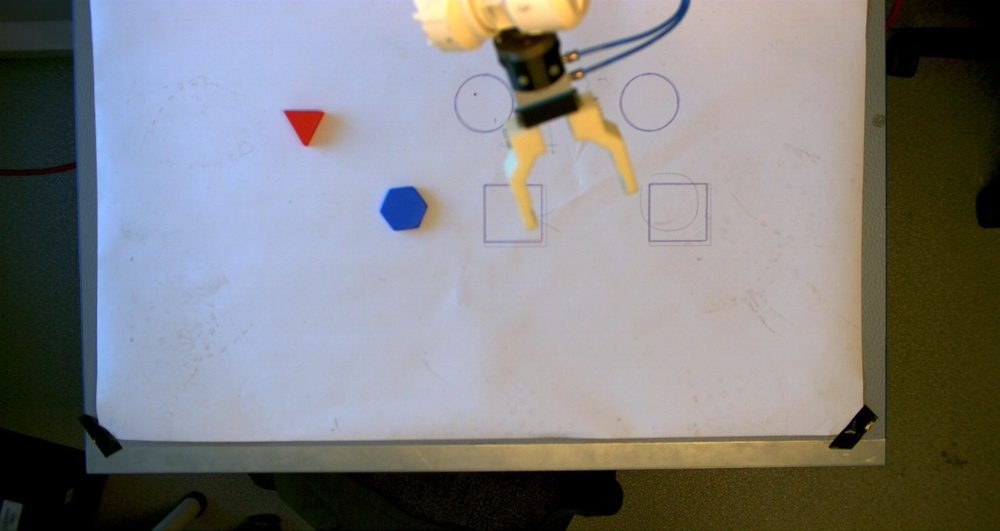
#> input picture ABB_Prosjekt/image1.jpg, 1000 x 531 px, shrunk from 2048 x 1088 before the run
$ python bildeOpenCV.py
#> lines starting #> are read from the running program, lines starting #| are printed output that depends on the picture; after the words box and inside, x2 and y2 are one past the last pixel; in counts of white or black regions, pixels touching at a corner belong together
import cv2
import numpy as np

img = cv2.imread('image1.jpg')
#> img is the input picture: shape (531, 1000, 3); mean B, G, R 127.6, 127.1, 127.3
gray = cv2.cvtColor(img, cv2.COLOR_BGR2GRAY)
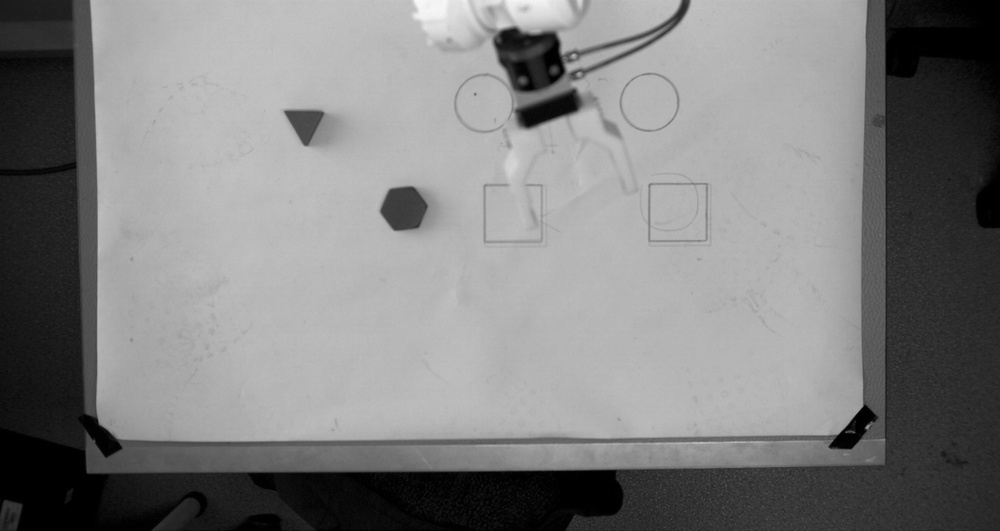
#> gray: shape (531, 1000); min 0, max 249, mean 127.2
ret,thresh = cv2.threshold(gray,150,255,cv2.THRESH_BINARY)
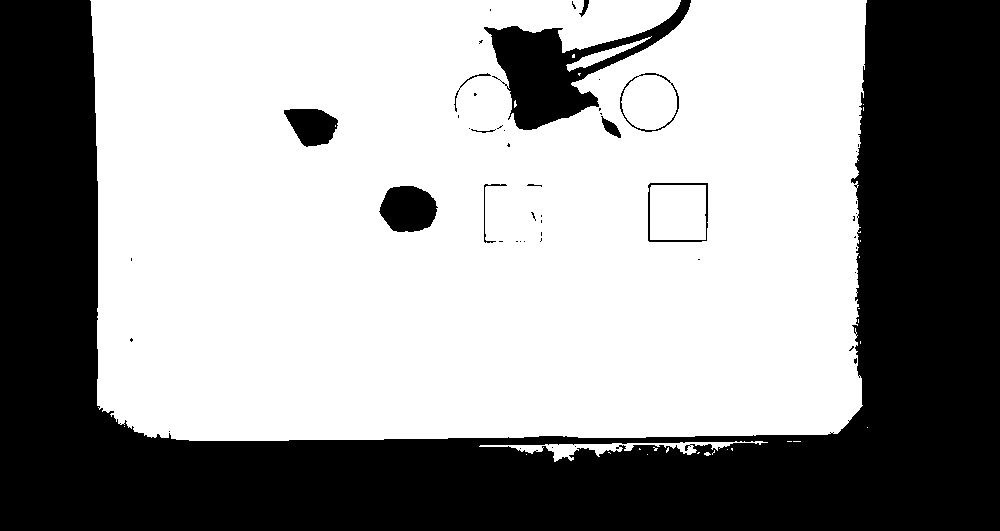
#> thresh: shape (531, 1000); 60.5% white; 50 black regions (38 under 20 px)
contours, hierarchy = cv2.findContours(thresh,cv2.RETR_TREE,cv2.CHAIN_APPROX_NONE)
#> contours = 104 contours, 86 with area under 20; largest, box (x1, y1, x2, y2) and area: (90, 0, 867, 441) 322430, (647, 182, 709, 243) 3628, (650, 185, 706, 240) 2966, (378, 185, 439, 233) 2164, (283, 108, 339, 148) 1506

for i in contours:
    img = cv2.imread('image1.jpg')
    size = cv2.contourArea(i)
#> size = 0
    rect = cv2.minAreaRect(i)
#> rect = ((647, 454), (0, 0), -90)
    if size <10000:
        gray = np.float32(gray)
        mask = np.zeros(gray.shape, dtype="uint8")
        cv2.fillPoly(mask, [i], (255,255,255))
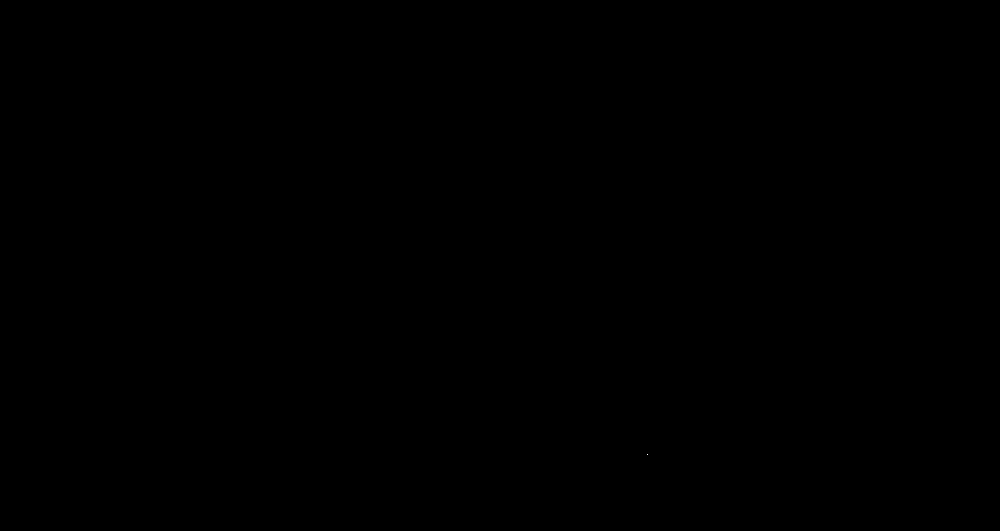
#> mask: shape (531, 1000); 0% white in thin lines or dots, all inside (x1, y1, x2, y2) = (647, 454, 648, 455)
        dst = cv2.cornerHarris(mask,5,3,0.04)
        ret, dst = cv2.threshold(dst,0.1*dst.max(),255,0)
#> dst: shape (531, 1000) float32; 0% white; 1 white region, box (x1, y1, x2, y2) and area: (645, 452, 650, 457) 25
#> ret = 7.56e-05
        dst = np.uint8(dst)
        ret, labels, stats, centroids = cv2.connectedComponentsWithStats(dst)
#> ret = 2; stats = [[0, 0, 1000, 531, 530975], [645, 452, 5, 5, 25]]; centroids = [[499.5, 265], [647, 454]]
        criteria = (cv2.TERM_CRITERIA_EPS + cv2.TERM_CRITERIA_MAX_ITER, 100, 0.001)
        corners = cv2.cornerSubPix(gray,np.float32(centroids),(5,5),(-1,-1),criteria)
#> corners = [[496, 264.1], [649.3, 455.1]]
        if rect[2] == 0 and len(corners) == 5:
            x,y,w,h = cv2.boundingRect(i)
            if w == h or w == h +3: #Just for the sake of example
                print('Square corners: ')
                for i in range(1, len(corners)):
                    print(corners[i])
            else:
                print('Rectangle corners: ')
                for i in range(1, len(corners)):
                    print(corners[i])
        if len(corners) == 5 and rect[2] != 0:
            print('Rombus corners: ')
            for i in range(1, len(corners)):
                print(corners[i])
        if len(corners) == 4:
            print('Triangle corners: ')
            for i in range(1, len(corners)):
                print(corners[i])
        if len(corners) == 6:
            print('Pentagon corners: ')
            for i in range(1, len(corners)):
                print(corners[i])
        img[dst>0.1*dst.max()]=[0,0,255]
#> img: shape (531, 1000, 3); under 0.01% of pixels changed, all inside (x1, y1, x2, y2) = (645, 452, 650, 457)
        cv2.imshow('image', img)
        cv2.waitKey(0)
        cv2.destroyAllWindows

#cv.imshow("Bilde", img)
#cv.waitKey(0)
